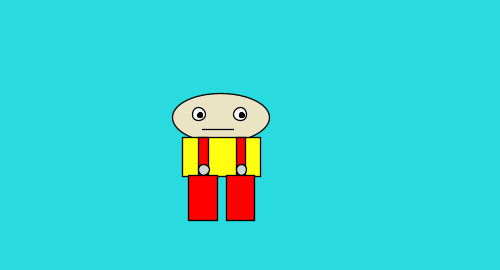
Frame 1 (no input)
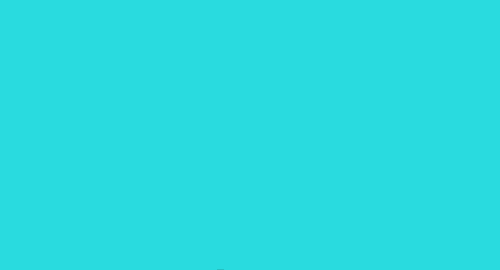
Frame 60 (the mouse pressed at the canvas centre just before this capture)
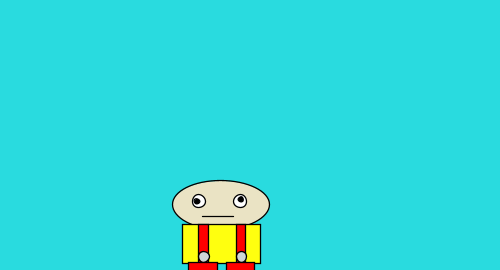
Frame 120 (the mouse held since frame 60 and released just before this capture)

The Processing sketch that drew these frames (run headless with seeded random() and noise(); from frame 60 on, the mouse is pressed at the canvas centre):

// Processing sketch: creature_animated
// ── creature_animated.pde
int x = 0;
int r = 0;
int y = 1;

void setup() {
size(500,270);  
}


void draw() {
background(41,219,223) ;

translate(0,y);
y = (y + 3)%270;
scale(1.3);
translate(-100,-100);
//codes for Stewies face
fill(234, 227, 196) ; 
ellipse(270, 190, 75, 37) ;//the head
fill(255,255,255) ;
circle(253, 187, 10) ;//left eye
fill(00,00,00) ;


push();
translate(253,187);
rotate(radians(r));
r = r - 5;
circle(1, 1, 4) ;//left pupill
pop();



fill(255,255,255) ;
circle(285, 187, 10) ;//right eye
fill(00,00,00) ;
push();
translate(285,187);
rotate(radians(x));
x = x + 5;
circle(1, 1, 4) ;//right pupill
pop();
line(256, 199, 280, 199);//mouth



//codes for stewies body
fill(255,255,15);
rect(240, 205, 60, 30) ;//shirt
fill(255, 00, 00) ;
rect(253,205, 7, 30);//left strap of trousers
rect(282,205, 7, 30);//right strap of trousers
fill(207, 214, 214) ;
circle(256.9, 230, 8) ;//left button
circle(286, 230, 8) ;//right button
fill(255, 00, 00) ;
rect(245, 234, 22, 35) ;//left leg
rect(274, 234, 22, 35) ;//right leg











}
